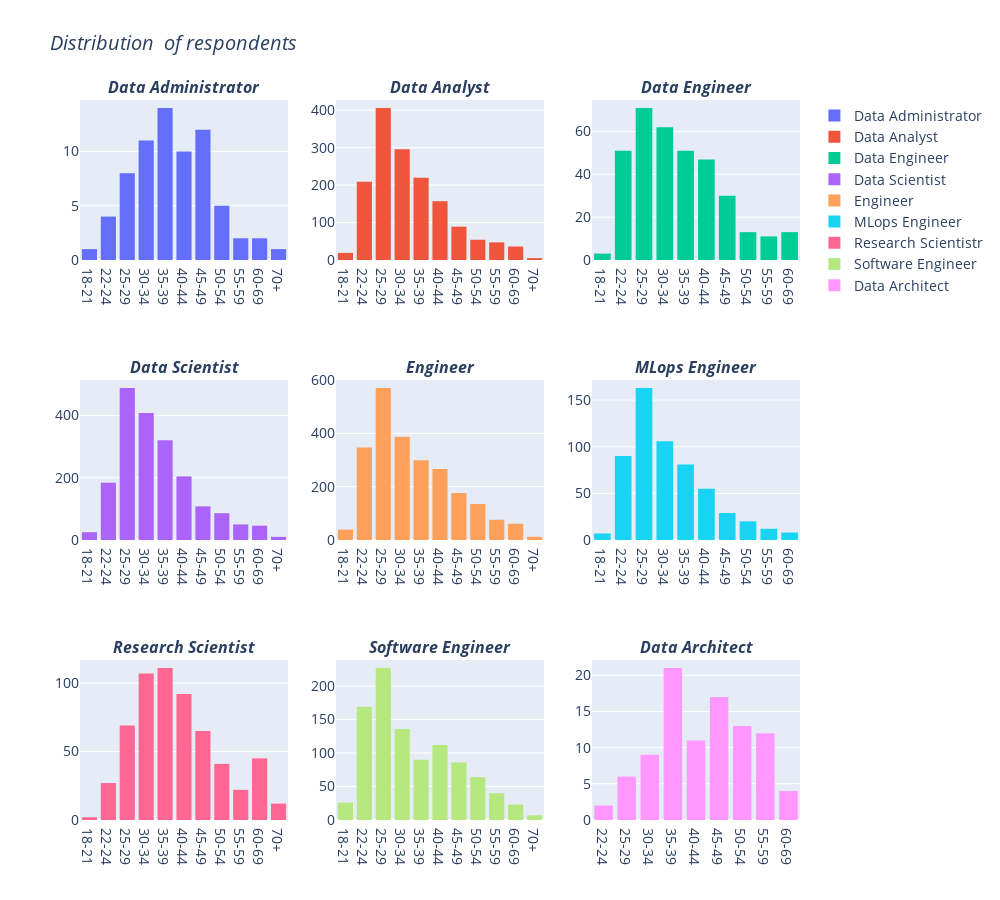

Write notebook code for a chart like this one.
### Markdown cell above
# Task 4
Create a bar plot of the distribution of respondents by age: Data Administrator, Data Analyst, Data Engineer, Data Scientist, Engineer, MLops Engineer, Research Scientist, Software Engineer, Data Architect (seaborn)

### Code cell
import plotly.graph_objects as go
from plotly.subplots import make_subplots

sample = data[['Q23', 'Q2']].dropna()

sample_data_adm = sample[
    sample['Q23'].str.contains('Data Administrator')
]
sample_data_adm = sample_data_adm.sort_values(['Q2'])

sample_data_an = sample[
    sample['Q23'].str.contains('Data Analyst')
]
sample_data_an = sample_data_an.sort_values(['Q2'])

sample_data_eng = sample[
    sample['Q23'].str.contains('Data Engineer')
]
sample_data_eng = sample_data_eng.sort_values(['Q2'])

sample_data_sci = sample[
    sample['Q23'].str.contains('Data Scientist')
]
sample_data_sci = sample_data_sci.sort_values(['Q2'])

sample_eng = sample[
    sample['Q23'].str.contains('Engineer')
]
sample_eng = sample_eng.sort_values(['Q2'])

sample_mlops = sample[
    sample['Q23'].str.contains('MLops Engineer')
]
sample_mlops = sample_mlops.sort_values(['Q2'])

sample_res_sci = sample[
    sample['Q23'].str.contains('Research Scientist')
]
sample_res_sci = sample_res_sci.sort_values(['Q2'])

sample_soft_eng = sample[
    sample['Q23'].str.contains('Software Engineer')
]
sample_soft_eng = sample_soft_eng.sort_values(['Q2'])

sample_data_arch = sample[
    sample['Q23'].str.contains('Data Architect')
]
sample_data_arch = sample_data_arch.sort_values(['Q2'])

fig = make_subplots(rows=3, cols=3, subplot_titles=("<i><b>Data Administrator", "<i><b>Data Analyst", "<i><b>Data Engineer", "<i><b>Data Scientist", "<i><b>Engineer", "<i><b>MLops Engineer", "<i><b>Research Scientist", "<i><b>Software Engineer", "<i><b>Data Architect"))

trace0 = go.Histogram(x=sample_data_adm['Q2'], nbinsx=4, name = 'Data Administrator', legendgroup = '1')
trace1 = go.Histogram(x=sample_data_an['Q2'], nbinsx=4, name = 'Data Analyst', legendgroup = '1')
trace2 = go.Histogram(x=sample_data_eng['Q2'], nbinsx=4, name = 'Data Engineer', legendgroup = '1')
trace3 = go.Histogram(x=sample_data_sci['Q2'], nbinsx=4, name = 'Data Scientist', legendgroup = '1')
trace4 = go.Histogram(x=sample_eng['Q2'], nbinsx=4, name = 'Engineer', legendgroup = '1')
trace5 = go.Histogram(x=sample_mlops['Q2'], nbinsx=4, name = 'MLops Engineer', legendgroup = '1')
trace6 = go.Histogram(x=sample_res_sci['Q2'], nbinsx=4, name = 'Research Scientistr', legendgroup = '1')
trace7 = go.Histogram(x=sample_soft_eng['Q2'], nbinsx=4, name = 'Software Engineer', legendgroup = '1')
trace8 = go.Histogram(x=sample_data_arch['Q2'], nbinsx=4, name = 'Data Architect', legendgroup = '1')

fig.append_trace(trace0, 1, 1)
fig.append_trace(trace1, 1, 2)
fig.append_trace(trace2, 1, 3)
fig.append_trace(trace3, 2, 1)
fig.append_trace(trace4, 2, 2)
fig.append_trace(trace5, 2, 3)
fig.append_trace(trace6, 3, 1)
fig.append_trace(trace7, 3, 2)
fig.append_trace(trace8, 3, 3)

#fig.for_each_trace(lambda t: t.update(subplot_titles = '<b>' + t.subplot_titles +'</b>'))

fig.update_layout(height=900, width=1000,
                  title_text="<i>Distribution  of respondents", font=dict(
        size=14
    ))

fig.show()

### Figure 1 — Plotly figure (JSON) as saved in the notebook; plotly's stock layout.template omitted (floating-point values rounded to 4 significant figures; data arrays with more than 128 entries replaced by an {"elided": "..."} marker saying what was removed)
{"data": [{"legendgroup": "1", "name": "Data Administrator", "nbinsx": 4, "type": "histogram", "x": ["18-21", "22-24", "22-24", "22-24", "22-24", "25-29", "25-29", "25-29", "25-29", "25-29", "25-29", "25-29", "25-29", "30-34", "30-34", "30-34", "30-34", "30-34", "30-34", "30-34", "30-34", "30-34", "30-34", "30-34", "35-39", "35-39", "35-39", "35-39", "35-39", "35-39", "35-39", "35-39", "35-39", "35-39", "35-39", "35-39", "35-39", "35-39", "40-44", "40-44", "40-44", "40-44", "40-44", "40-44", "40-44", "40-44", "40-44", "40-44", "45-49", "45-49", "45-49", "45-49", "45-49", "45-49", "45-49", "45-49", "45-49", "45-49", "45-49", "45-49", "50-54", "50-54", "50-54", "50-54", "50-54", "55-59", "55-59", "60-69", "60-69", "70+"], "xaxis": "x", "yaxis": "y"}, {"legendgroup": "1", "name": "Data Analyst", "nbinsx": 4, "type": "histogram", "x": {"elided": "1538 str values"}, "xaxis": "x2", "yaxis": "y2"}, {"legendgroup": "1", "name": "Data Engineer", "nbinsx": 4, "type": "histogram", "x": {"elided": "352 str values"}, "xaxis": "x3", "yaxis": "y3"}, {"legendgroup": "1", "name": "Data Scientist", "nbinsx": 4, "type": "histogram", "x": {"elided": "1929 str values"}, "xaxis": "x4", "yaxis": "y4"}, {"legendgroup": "1", "name": "Engineer", "nbinsx": 4, "type": "histogram", "x": {"elided": "2368 str values"}, "xaxis": "x5", "yaxis": "y5"}, {"legendgroup": "1", "name": "MLops Engineer", "nbinsx": 4, "type": "histogram", "x": {"elided": "571 str values"}, "xaxis": "x6", "yaxis": "y6"}, {"legendgroup": "1", "name": "Research Scientistr", "nbinsx": 4, "type": "histogram", "x": {"elided": "593 str values"}, "xaxis": "x7", "yaxis": "y7"}, {"legendgroup": "1", "name": "Software Engineer", "nbinsx": 4, "type": "histogram", "x": {"elided": "980 str values"}, "xaxis": "x8", "yaxis": "y8"}, {"legendgroup": "1", "name": "Data Architect", "nbinsx": 4, "type": "histogram", "x": ["22-24", "22-24", "25-29", "25-29", "25-29", "25-29", "25-29", "25-29", "30-34", "30-34", "30-34", "30-34", "30-34", "30-34", "30-34", "30-34", "30-34", "35-39", "35-39", "35-39", "35-39", "35-39", "35-39", "35-39", "35-39", "35-39", "35-39", "35-39", "35-39", "35-39", "35-39", "35-39", "35-39", "35-39", "35-39", "35-39", "35-39", "35-39", "40-44", "40-44", "40-44", "40-44", "40-44", "40-44", "40-44", "40-44", "40-44", "40-44", "40-44", "45-49", "45-49", "45-49", "45-49", "45-49", "45-49", "45-49", "45-49", "45-49", "45-49", "45-49", "45-49", "45-49", "45-49", "45-49", "45-49", "45-49", "50-54", "50-54", "50-54", "50-54", "50-54", "50-54", "50-54", "50-54", "50-54", "50-54", "50-54", "50-54", "50-54", "55-59", "55-59", "55-59", "55-59", "55-59", "55-59", "55-59", "55-59", "55-59", "55-59", "55-59", "55-59", "60-69", "60-69", "60-69", "60-69"], "xaxis": "x9", "yaxis": "y9"}], "layout": {"annotations": [{"font": {"size": 16}, "showarrow": false, "text": "<i><b>Data Administrator", "x": 0.1444, "xanchor": "center", "xref": "paper", "y": 1, "yanchor": "bottom", "yref": "paper"}, {"font": {"size": 16}, "showarrow": false, "text": "<i><b>Data Analyst", "x": 0.5, "xanchor": "center", "xref": "paper", "y": 1, "yanchor": "bottom", "yref": "paper"}, {"font": {"size": 16}, "showarrow": false, "text": "<i><b>Data Engineer", "x": 0.8556, "xanchor": "center", "xref": "paper", "y": 1, "yanchor": "bottom", "yref": "paper"}, {"font": {"size": 16}, "showarrow": false, "text": "<i><b>Data Scientist", "x": 0.1444, "xanchor": "center", "xref": "paper", "y": 0.6111, "yanchor": "bottom", "yref": "paper"}, {"font": {"size": 16}, "showarrow": false, "text": "<i><b>Engineer", "x": 0.5, "xanchor": "center", "xref": "paper", "y": 0.6111, "yanchor": "bottom", "yref": "paper"}, {"font": {"size": 16}, "showarrow": false, "text": "<i><b>MLops Engineer", "x": 0.8556, "xanchor": "center", "xref": "paper", "y": 0.6111, "yanchor": "bottom", "yref": "paper"}, {"font": {"size": 16}, "showarrow": false, "text": "<i><b>Research Scientist", "x": 0.1444, "xanchor": "center", "xref": "paper", "y": 0.2222, "yanchor": "bottom", "yref": "paper"}, {"font": {"size": 16}, "showarrow": false, "text": "<i><b>Software Engineer", "x": 0.5, "xanchor": "center", "xref": "paper", "y": 0.2222, "yanchor": "bottom", "yref": "paper"}, {"font": {"size": 16}, "showarrow": false, "text": "<i><b>Data Architect", "x": 0.8556, "xanchor": "center", "xref": "paper", "y": 0.2222, "yanchor": "bottom", "yref": "paper"}], "font": {"size": 14}, "height": 900, "title": {"text": "<i>Distribution  of respondents"}, "width": 1000, "xaxis": {"anchor": "y", "domain": [0, 0.2889]}, "xaxis2": {"anchor": "y2", "domain": [0.3556, 0.6444]}, "xaxis3": {"anchor": "y3", "domain": [0.7111, 1]}, "xaxis4": {"anchor": "y4", "domain": [0, 0.2889]}, "xaxis5": {"anchor": "y5", "domain": [0.3556, 0.6444]}, "xaxis6": {"anchor": "y6", "domain": [0.7111, 1]}, "xaxis7": {"anchor": "y7", "domain": [0, 0.2889]}, "xaxis8": {"anchor": "y8", "domain": [0.3556, 0.6444]}, "xaxis9": {"anchor": "y9", "domain": [0.7111, 1]}, "yaxis": {"anchor": "x", "domain": [0.7778, 1]}, "yaxis2": {"anchor": "x2", "domain": [0.7778, 1]}, "yaxis3": {"anchor": "x3", "domain": [0.7778, 1]}, "yaxis4": {"anchor": "x4", "domain": [0.3889, 0.6111]}, "yaxis5": {"anchor": "x5", "domain": [0.3889, 0.6111]}, "yaxis6": {"anchor": "x6", "domain": [0.3889, 0.6111]}, "yaxis7": {"anchor": "x7", "domain": [0, 0.2222]}, "yaxis8": {"anchor": "x8", "domain": [0, 0.2222]}, "yaxis9": {"anchor": "x9", "domain": [0, 0.2222]}}}
